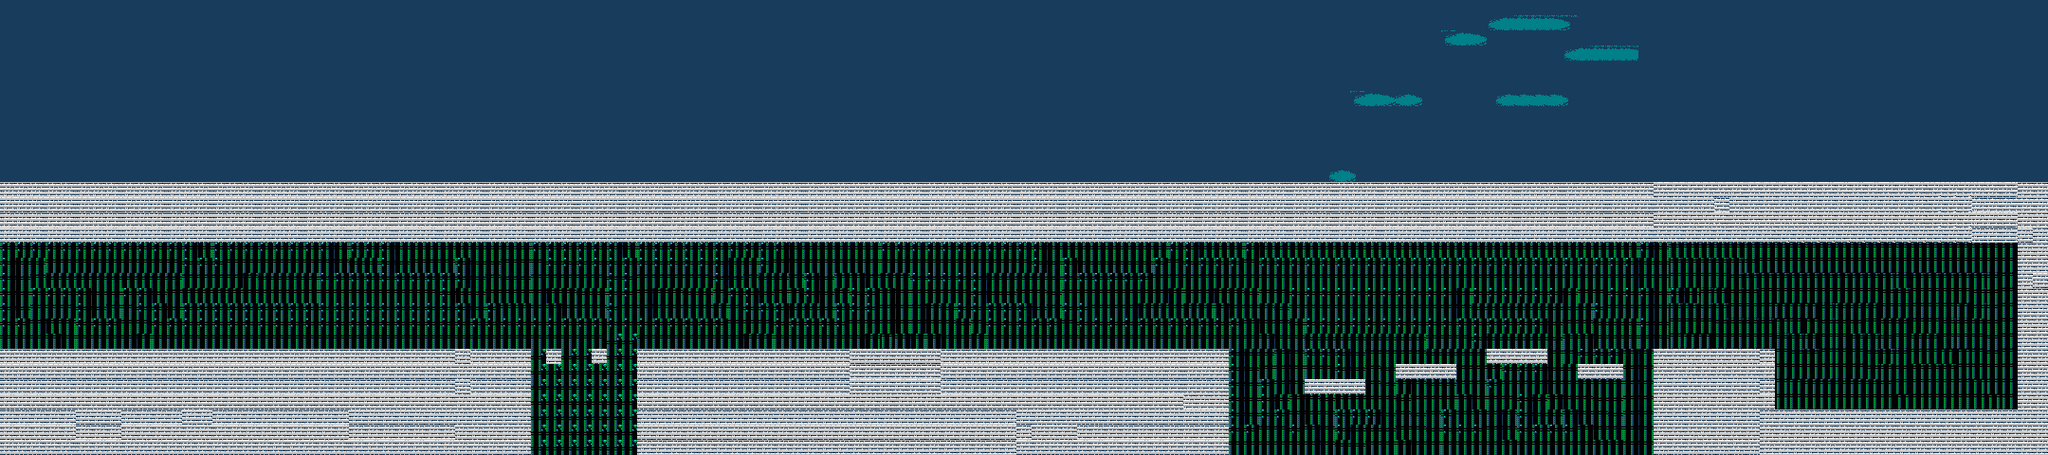

The image is a tile-based game level rendered from a .tmx file. Its description and source (layers, tilesets, objects; grid data summarised) follow:
An orthogonal 135x30 tile map with 16x16 px tiles, 2 tile layers (background, graphic layer), 3 tilesets and 22 objects.

<map version="1.5" tiledversion="1.7.2" orientation="orthogonal" renderorder="right-down" width="135" height="30" tilewidth="16" tileheight="16" infinite="0" nextlayerid="14" nextobjectid="187">
 <editorsettings>
  <export format="tmx" />
 </editorsettings>
 <tileset firstgid="1" name="NES - Mega Man 2 - Wily Stage 1" tilewidth="16" tileheight="16" spacing="2" margin="1" tilecount="19701" columns="199">
  <image source="NES - Mega Man 2 - Wily Stage 1.png" width="3586" height="1794" />
 </tileset>
 <tileset firstgid="19702" source="NES - Mega Man 2 - Wily Stage 2.tsx" />
 <tileset firstgid="39403" source="NES - Mega Man 2 - Wily Stage 1.tsx" />
 <layer id="1" name="background" width="135" height="30">
  <data>[4050 cells, 4050 non-empty, 44 distinct tile ids]</data>
 </layer>
 <layer id="2" name="graphic layer" width="135" height="30">
  <data>[4050 cells, 1779 non-empty, 36 distinct tile ids]</data>
 </layer>
 <objectgroup id="3" name="ground">
  <object id="73" x="3.71667" y="192.227" width="2122.76" height="63.9433" />
  <object id="76" x="1873" y="432.5" width="256" height="47" />
  <object id="140" x="0" y="435.273" visible="0">
   <polyline points="0,0 -0.0909091,-0.727273 0,-54.1818 -0.0909091,-435.182" />
  </object>
  <object id="155" x="-2.5" y="0" width="2.375" height="479.875" />
  <object id="165" x="1373.58" y="395.5" width="64" height="16" />
  <object id="166" x="1472.5" y="381.333" width="63.25" height="16" />
  <object id="170" x="1568.25" y="366.667" width="63.25" height="16" />
  <object id="171" x="1664" y="382.667" width="48" height="15.75" />
  <object id="80" x="2127.33" y="191.862" width="33.3333" height="287.138" />
  <object id="78" x="1744.44" y="369.127" width="126.997" height="109.43" />
  <object id="183" x="675.168" y="370.618" width="620.33" height="109.43" />
  <object id="184" x="0.501667" y="369.285" width="558.997" height="109.43" />
  <object id="185" x="570.667" y="369.333" width="20" height="12" />
  <object id="186" x="624.667" y="367.333" width="20" height="12" />
 </objectgroup>
 <objectgroup id="5" name="wall" />
 <objectgroup id="4" name="brick" />
 <objectgroup id="7" name="pipe" />
 <objectgroup id="8" name="Object Layer 5">
  <object id="159" x="694" y="353.333" />
  <object id="180" x="943" y="351" />
  <object id="181" x="450.667" y="352" />
 </objectgroup>
 <objectgroup id="9" name="Object Layer 6">
  <object id="161" x="1500" y="299" />
  <object id="162" x="1602.67" y="301" />
  <object id="163" x="1689" y="301.333" />
  <object id="182" x="1404" y="321.333" />
 </objectgroup>
 <objectgroup id="11" name="Object Layer 7">
  <object id="173" x="2081.5" y="421.75" />
 </objectgroup>
 <objectgroup id="13" name="Object Layer 8" />
</map>
